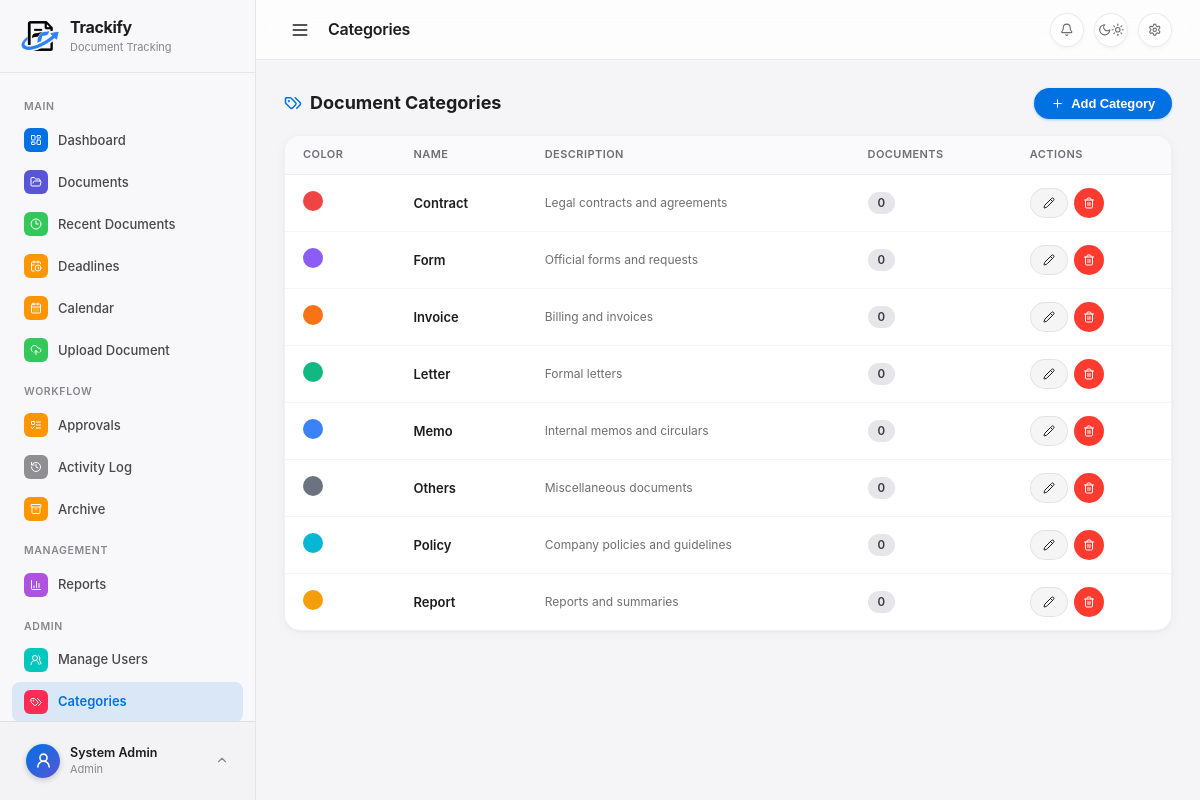
Screenshot of /admin/categories.php (signed in) with the database file from the repository.
### tables this page shows
CREATE TABLE users (
    id                  INT AUTO_INCREMENT PRIMARY KEY,
    department_id       INT,
    first_name          VARCHAR(100) NOT NULL,
    last_name           VARCHAR(100) NOT NULL,
    email               VARCHAR(150) UNIQUE NOT NULL,
    password            VARCHAR(255) NOT NULL,
    role                ENUM('admin','department_head','staff') DEFAULT 'staff',
    avatar              VARCHAR(255),
    is_active           TINYINT(1) NOT NULL DEFAULT 1,    
    must_change_password TINYINT(1) NOT NULL DEFAULT 0,   
    locked_until        DATETIME NULL DEFAULT NULL,        
    deleted_at          DATETIME NULL DEFAULT NULL,        
    created_at          DATETIME DEFAULT CURRENT_TIMESTAMP,              
    updated_at          DATETIME DEFAULT CURRENT_TIMESTAMP ON UPDATE CURRENT_TIMESTAMP,
    FOREIGN KEY (department_id) REFERENCES departments(id) ON DELETE SET NULL
);

CREATE TABLE categories (
    id          INT AUTO_INCREMENT PRIMARY KEY,
    name        VARCHAR(100) UNIQUE NOT NULL,
    description TEXT,
     
    color       VARCHAR(7) DEFAULT '#3b82f6'
                    CHECK (color REGEXP '^#[0-9a-fA-F]{6}$'),
    created_at  DATETIME DEFAULT CURRENT_TIMESTAMP   
);

### config/database.php (called while the page is built, shortened)
<?php
class Database {
    private static ?PDO $instance = null;
    public static function getInstance(): PDO {
        if (self::$instance === null) {
            $options = [
                PDO::ATTR_ERRMODE            => PDO::ERRMODE_EXCEPTION,
                PDO::ATTR_DEFAULT_FETCH_MODE => PDO::FETCH_ASSOC,
                PDO::ATTR_EMULATE_PREPARES   => false,
            ];
            $hosts = [DB_HOST];
            if (DB_HOST === 'localhost') {
                $hosts[] = '127.0.0.1';
            }
            foreach ($hosts as $host) {
                try {
                    $portPart = defined('DB_PORT') && DB_PORT ? ";port=" . DB_PORT : "";
                    $dsn = "mysql:host={$host}{$portPart};dbname=" . DB_NAME . ";charset=" . DB_CHARSET;
                    $pdo = new PDO($dsn, DB_USER, DB_PASS, $options);
                    try {
                        $pdo->exec("SET SESSION sql_mode=(SELECT REPLACE(@@sql_mode,'ONLY_FULL_GROUP_BY',''))");
                        $pdo->exec("SET time_zone = '+08:00'");
                    } catch (Throwable $ignored) {}
                    self::$instance = $pdo;
                    break;
                } catch (PDOException $e) {
                    $lastException = $e;
                    if ($e->getCode() == 1049) {
                        try {
                            $serverPdo = new PDO("mysql:host={$host};charset=" . DB_CHARSET, DB_USER, DB_PASS, $options);
                            $serverPdo->exec("CREATE DATABASE IF NOT EXISTS `" . DB_NAME . "` CHARACTER SET utf8mb4 COLLATE utf8mb4_unicode_ci");
                            $serverPdo->exec("USE `" . DB_NAME . "`");
                            $schemaPath = __DIR__ . '/../database/schema.sql';
                            if (file_exists($schemaPath)) {
                                $sql = file_get_contents($schemaPath);
                                $sql = preg_replace('/^\s*--.*$/m', '', $sql);
                                $statements = array_filter(array_map('trim', explode(';', $sql)));
                                foreach ($statements as $stmt) {
                                    if ($stmt !== '') {
                                        $serverPdo->exec($stmt);
                                    }
                                }
                            }
                            $portPart2 = defined('DB_PORT') && DB_PORT ? ";port=" . DB_PORT : "";
                            $dsn = "mysql:host={$host}{$portPart2};dbname=" . DB_NAME . ";charset=" . DB_CHARSET;
                            self::$instance = new PDO($dsn, DB_USER, DB_PASS, $options);
                            break;
                        } catch (Throwable $initException) {
                            $lastException = $initException;
                        }
                    }
                }
            }
        }
        return self::$instance;
    }
}

### classes/Auth.php (called while the page is built, shortened)
<?php
require_once __DIR__ . '/../config/database.php';
class Auth {
    private PDO $db;
    public function __construct() {
        $this->db = Database::getInstance();
    }
    public function isLoggedIn(bool $touch = true): bool {
        $now  = time();
        $last = (int)($_SESSION['last_activity'] ?? $_SESSION['logged_in_at'] ?? 0);
        return true;
    }
    public function currentUser(): ?array {
        try {
            $stmt = $this->db->prepare("SELECT u.*, d.name AS department_name FROM users u LEFT JOIN departments d ON u.department_id = d.id WHERE u.id = ?");
            $stmt->execute([(int)$_SESSION['user_id']]);
            return $stmt->fetch() ?: null;
        } catch (Throwable $e) {
            return null;
        }
    }
}

### admin/categories.php (the view, shortened to what this page needs)
<?php
require_once __DIR__ . '/../config/database.php';
require_once __DIR__ . '/../classes/Auth.php';
$db   = Database::getInstance();
$categories = $db->query("SELECT c.*, COUNT(d.id) AS doc_count FROM categories c LEFT JOIN documents d ON c.id=d.category_id GROUP BY c.id ORDER BY c.name")->fetchAll();
include __DIR__ . '/../includes/header.php';
?>
<div class="flex justify-between items-center mb-16" style="flex-wrap:wrap; gap:12px;">
    <h2 style="font-size:18px;font-weight:700;"><i data-lucide="tags" style="color:var(--primary);margin-right:8px;"></i>Document Categories</h2>
    <button class="btn btn-primary" onclick="document.getElementById('createModal').classList.add('open')"><i data-lucide="plus"></i> Add Category</button>
</div>
<div class="card">
    <div class="table-wrap">
        <table>
            <thead><tr><th>Color</th><th>Name</th><th>Description</th><th>Documents</th><th>Actions</th></tr></thead>
            <tbody>
            <?php foreach ($categories as $cat): ?>
            <tr>
                <td><span style="display:inline-block;width:20px;height:20px;border-radius:50%;background:<?= htmlspecialchars($cat['color']) ?>;"></span></td>
                <td class="fw-600"><?= htmlspecialchars($cat['name']) ?></td>
                <td class="text-sm text-muted"><?= htmlspecialchars($cat['description'] ?? '—') ?></td>
                <td><span class="badge badge-draft"><?= $cat['doc_count'] ?></span></td>
                <td>
                    <div style="display:flex;gap:6px;">
                        <button class="btn btn-outline btn-sm" onclick='editCategory(<?= json_encode($cat) ?>)'><i data-lucide="pencil"></i></button>
                        <form method="POST" data-confirm-title="Delete Category" data-confirm-message="Are you sure you want to delete this category?" data-confirm-text="Delete" data-confirm-icon="trash-2" data-confirm-class="btn-danger" data-confirm-icon-main="trash-2" data-confirm-tone="red" style="display:inline;">
                            <button type="submit" class="btn btn-danger btn-sm btn-icon"><i data-lucide="trash-2"></i></button>
                        </form>
                    </div>
                </td>
            </tr>
            <?php endforeach; ?>
            </tbody>
        </table>
    </div>
</div>
<?php include __DIR__ . '/../includes/footer.php'; ?>

### includes/header.php (shortened to what this page needs)
<?php
require_once __DIR__ . '/../config/database.php';
require_once __DIR__ . '/../classes/Auth.php';
$auth = new Auth();
$auth->requireLogin();
$user = $auth->currentUser();
$currentPage = basename($_SERVER['PHP_SELF'], '.php');
$pageTitles = [
    'dashboard'         => 'Dashboard',
    'documents'         => 'Documents',
    'document_view'     => 'Document View',
    'upload'            => 'Upload Document',
    'approvals'         => 'Approvals',
    'notifications'     => 'Notifications',
    'recent_documents'  => 'Recent Documents',
    'deadlines'         => 'Deadlines',
    'calendar'          => 'Calendar',
    'activity_log'      => 'Activity Log',
    'archive'           => 'Archive',
    'recycle_bin'       => 'Recycle Bin',
    'reports'           => 'Reports',
    'profile'           => 'Profile',
    'users'             => 'Manage Users',
    'departments'       => 'Departments',
    'categories'        => 'Categories',
];
$topbarTitle = $pageTitle ?? ($pageTitles[$currentPage] ?? ucwords(str_replace('_', ' ', $currentPage)));
?>
<!DOCTYPE html>
<html lang="en">
<head>
    <link rel="stylesheet" href="<?= APP_URL ?>/assets/css/style.css?v=<?= APP_VERSION ?>">
    <link rel="stylesheet" href="<?= APP_URL ?>/assets/css/components.css?v=<?= APP_VERSION ?>">
    <link rel="stylesheet" href="<?= APP_URL ?>/assets/css/dashboard.css?v=<?= APP_VERSION ?>">
    <link rel="stylesheet" href="<?= APP_URL ?>/assets/css/preview.css?v=<?= APP_VERSION ?>">
    <link rel="stylesheet" href="<?= APP_URL ?>/assets/css/responsive.css?v=<?= APP_VERSION ?>">
    <link rel="stylesheet" href="<?= APP_URL ?>/assets/css/dark-theme.css?v=<?= APP_VERSION ?>">
</head>
<body>
<aside class="sidebar" id="sidebar">
    <div class="sidebar-logo">
        <a href="<?= APP_URL ?>/dashboard.php" class="sidebar-logo-link" title="Go to Dashboard" aria-label="Go to Dashboard">
            <img src="<?= APP_URL ?>/assets/logo.png?v=<?= APP_VERSION ?>" alt="Trackify" class="logo-img logo-img-light">
            <div>
                <div class="logo-text"><?= APP_NAME ?></div>
                <div class="logo-sub">Document Tracking</div>
            </div>
        </a>
    </div>
    <nav class="sidebar-nav">
        <div class="nav-section">Main</div>
        <div class="nav-item">
            <a href="<?= APP_URL ?>/dashboard.php" class="<?= $currentPage==='dashboard'?'active':'' ?>">
                <span class="nav-icon" style="background:#0071e3;"><i data-lucide="layout-dashboard"></i></span>
                <span class="nav-label">Dashboard</span>
            </a>
        </div>
        <div class="nav-item">
            <a href="<?= APP_URL ?>/documents.php" class="<?= $currentPage==='documents'?'active':'' ?>">
                <span class="nav-icon" style="background:#5856d6;"><i data-lucide="folder-open"></i></span>
                <span class="nav-label">Documents</span>
            </a>
        </div>
        <div class="nav-item"><a href="<?= APP_URL ?>/recent_documents.php" class="<?= $currentPage==='recent_documents'?'active':'' ?>"><span class="nav-icon" style="background:#34c759;"><i data-lucide="clock-3"></i></span><span class="nav-label">Recent Documents</span></a></div>
        <div class="nav-item"><a href="<?= APP_URL ?>/deadlines.php" class="<?= $currentPage==='deadlines'?'active':'' ?>"><span class="nav-icon" style="background:#ff9500;"><i data-lucide="calendar-clock"></i></span><span class="nav-label">Deadlines</span></a></div>
        <div class="nav-item"><a href="<?= APP_URL ?>/calendar.php" class="<?= $currentPage==='calendar'?'active':'' ?>"><span class="nav-icon" style="background:#ff9500;"><i data-lucide="calendar-days"></i></span><span class="nav-label">Calendar</span></a></div>
        <?php if (in_array($_SESSION['user_role'] ?? '', ['admin','department_head','staff'])): ?>
        <div class="nav-item">
            <a href="<?= APP_URL ?>/upload.php" class="<?= $currentPage==='upload'?'active':'' ?>">
                <span class="nav-icon" style="background:#34c759;"><i data-lucide="cloud-upload"></i></span>
                <span class="nav-label">Upload Document</span>
            </a>
        </div>
        <?php endif; ?>
        <?php if (in_array($_SESSION['user_role'] ?? '', ['admin','department_head','staff'])): ?>
        <div class="nav-section">Workflow</div>
        <div class="nav-item">
            <a href="<?= APP_URL ?>/approvals.php" class="<?= $currentPage==='approvals'?'active':'' ?>">
                <span class="nav-icon" style="background:#ff9500;"><i data-lucide="list-todo"></i></span>
                <span class="nav-label">Approvals</span>
            </a>
        </div>
        <?php endif; ?>
        <div class="nav-item">
            <a href="<?= APP_URL ?>/activity_log.php" class="<?= $currentPage==='activity_log'?'active':'' ?>">
                <span class="nav-icon" style="background:#8e8e93;"><i data-lucide="history"></i></span>
                <span class="nav-label">Activity Log</span>
            </a>
        </div>
        <div class="nav-item">
            <a href="<?= APP_URL ?>/archive.php" class="<?= in_array($currentPage,['archive','recycle_bin'])?'active':'' ?>">
                <span class="nav-icon" style="background:#ff9500;"><i data-lucide="archive"></i></span>
                <span class="nav-label">Archive</span>
            </a>
        </div>
        <?php if (in_array($_SESSION['user_role'] ?? '', ['admin','department_head','staff'])): ?>
        <div class="nav-section"><?= ($_SESSION['user_role'] ?? '') === 'staff' ? 'Analytics' : 'Management' ?></div>
        <div class="nav-item">
            <a href="<?= APP_URL ?>/reports.php" class="<?= $currentPage==='reports'?'active':'' ?>">
                <span class="nav-icon" style="background:#af52de;"><i data-lucide="chart-column"></i></span>
                <span class="nav-label">Reports</span>
            </a>
        </div>
        <?php endif; ?>
        <?php if (($_SESSION['user_role'] ?? '') === 'admin'): ?>
        <div class="nav-section">Admin</div>
        <div class="nav-item">
            <a href="<?= APP_URL ?>/admin/users.php" class="<?= $currentPage==='users'?'active':'' ?>">
                <span class="nav-icon" style="background:#00c7be;"><i data-lucide="users-round"></i></span>
                <span class="nav-label">Manage Users</span>
            </a>
        </div>
        <div class="nav-item">
            <a href="<?= APP_URL ?>/admin/categories.php" class="<?= $currentPage==='categories'?'active':'' ?>">
                <span class="nav-icon" style="background:#ff2d55;"><i data-lucide="tags"></i></span>
                <span class="nav-label">Categories</span>
            </a>
        </div>
        <?php endif; ?>
    </nav>
    <div class="sidebar-footer">
        <div class="sidebar-user" id="userMenuTrigger" onclick="toggleUserPopover()" role="button" tabindex="0" aria-haspopup="true" aria-expanded="false">
            <div class="avatar"><i data-lucide="user-round"></i></div>
            <div class="user-info">
                <div class="name"><?= htmlspecialchars(($user['first_name']??'User').' '.($user['last_name']??'')) ?></div>
                <div class="role"><?= str_replace('_',' ', $user['role'] ?? 'Staff') ?></div>
            </div>
            <span class="chevron-icon"><i data-lucide="chevron-up" style="width:14px;height:14px;"></i></span>
        </div>
    </div>
</aside>
<header class="topbar">
    <div class="flex items-center gap-12">
        <button onclick="toggleSidebar()" class="menu-btn" id="menuBtn" title="Collapse / expand sidebar (Ctrl+B)" aria-label="Toggle sidebar" aria-controls="sidebar" aria-expanded="true">
            <i data-lucide="menu"></i>
        </button>
        <div class="topbar-title" id="pageTitle"><?= htmlspecialchars($topbarTitle) ?></div>
    </div>
    <div class="topbar-actions">
        <button type="button" class="topbar-btn" id="notifBtn" onclick="openNotifModal()" title="Notifications" aria-label="Open notifications" aria-haspopup="dialog">
            <i data-lucide="bell"></i>
        </button>
        <button type="button" class="topbar-btn" id="themeQuickBtn" onclick="quickToggleTheme()" title="Switch light / dark" aria-label="Switch between light and dark theme">
            <i data-lucide="moon" class="ico-moon"></i><i data-lucide="sun" class="ico-sun"></i>
        </button>
        <button type="button" class="topbar-btn" id="settingsBtn" onclick="openSettingsModal()" title="Settings" aria-label="Open settings" aria-haspopup="dialog">
            <i data-lucide="settings"></i>
        </button>
    </div>
</header>
<div class="main-content">

### assets/css/components.css (style rules this page uses)
.nav-label { white-space: nowrap; }
.nav-item a { position: relative; }
@media (min-width: 769px) { .menu-btn { display: inline-flex; } }
@media (min-width: 769px) { .sidebar { transition: width .25s cubic-bezier(0.16, 1, 0.3, 1), transform .28s cubic-bezier(0.16, 1, 0.3, 1); } }
@media (min-width: 769px) { .topbar { transition: left .25s cubic-bezier(0.16, 1, 0.3, 1); } }
@media (min-width: 769px) { .main-content { transition: margin-left .25s cubic-bezier(0.16, 1, 0.3, 1); } }

### rows the page displays
users: first_name+last_name "System Admin", role "Admin"
categories: name "Contract", description "Legal contracts and agreements", doc_count "0"
categories: name "Form", description "Official forms and requests", doc_count "0"
categories: name "Invoice", description "Billing and invoices", doc_count "0"
categories: name "Letter", description "Formal letters", doc_count "0"
categories: name "Memo", description "Internal memos and circulars", doc_count "0"
categories: name "Others", description "Miscellaneous documents", doc_count "0"
categories: name "Policy", description "Company policies and guidelines", doc_count "0"
categories: name "Report", description "Reports and summaries", doc_count "0"

### other values shown
APP_NAME "Trackify"
